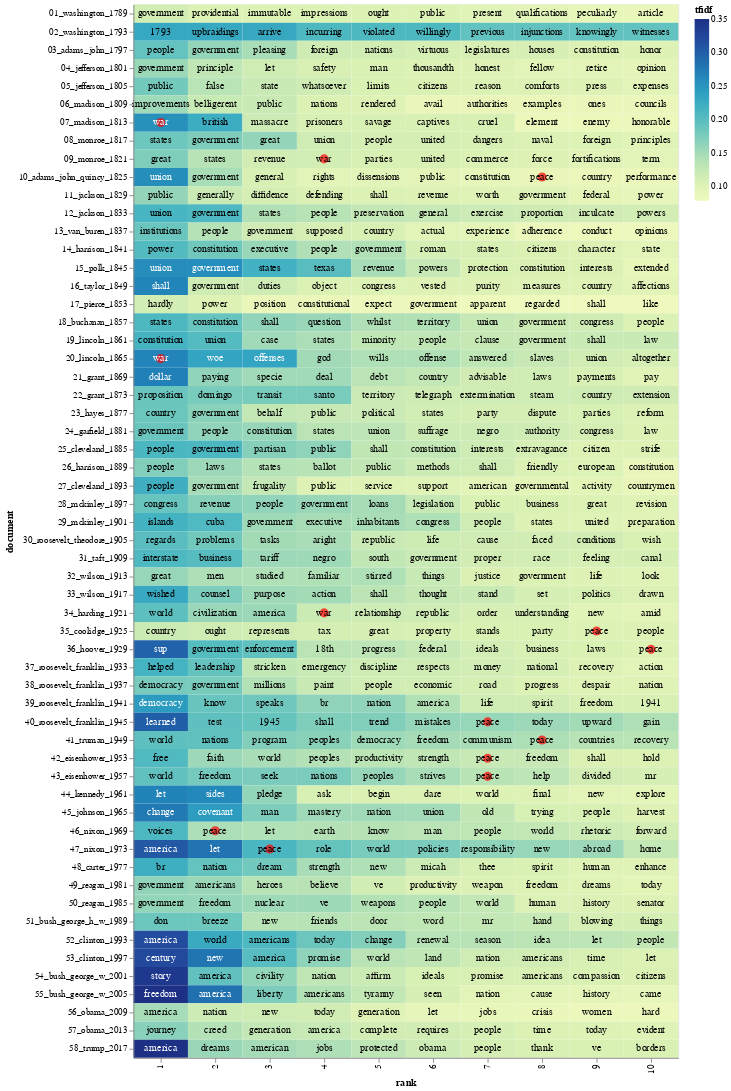

Notebook source saved alongside this figure:
### Markdown cell above
Let's make a heatmap that shows the highest TF-IDF scoring words for each president, and let's put a red dot next to two terms of interest: "war" and "peace":

The code below was contributed by [Eric Monson](https://github.com/emonson). Thanks, Eric!

### Code cell
import altair as alt
import numpy as np

# Terms in this list will get a red dot in the visualization
term_list = ['war', 'peace']

# adding a little randomness to break ties in term ranking
top_tfidf_plusRand = top_tfidf.copy()
top_tfidf_plusRand['tfidf'] = top_tfidf_plusRand['tfidf'] + np.random.rand(top_tfidf.shape[0])*0.0001

# base for all visualizations, with rank calculation
base = alt.Chart(top_tfidf_plusRand).encode(
    x = 'rank:O',
    y = 'document:N'
).transform_window(
    rank = "rank()",
    sort = [alt.SortField("tfidf", order="descending")],
    groupby = ["document"],
)

# heatmap specification
heatmap = base.mark_rect().encode(
    color = 'tfidf:Q'
)

# red circle over terms in above list
circle = base.mark_circle(size=100).encode(
    color = alt.condition(
        alt.FieldOneOfPredicate(field='term', oneOf=term_list),
        alt.value('red'),
        alt.value('#FFFFFF00')
    )
)

# text labels, white for darker heatmap colors
text = base.mark_text(baseline='middle').encode(
    text = 'term:N',
    color = alt.condition(alt.datum.tfidf >= 0.23, alt.value('white'), alt.value('black'))
)

# display the three superimposed visualizations
(heatmap + circle + text).properties(width = 600)

### Figure 1 — Vega-Lite specification as saved in the notebook (floating-point values rounded to 4 significant figures; data arrays with more than 128 entries replaced by an {"elided": "..."} marker saying what was removed)
{"config": {"view": {"continuousWidth": 400, "continuousHeight": 300}}, "layer": [{"mark": "rect", "encoding": {"color": {"field": "tfidf", "type": "quantitative"}, "x": {"field": "rank", "type": "ordinal"}, "y": {"field": "document", "type": "nominal"}}, "transform": [{"window": [{"op": "rank", "field": "", "as": "rank"}], "groupby": ["document"], "sort": [{"field": "tfidf", "order": "descending"}]}]}, {"mark": {"type": "circle", "size": 100}, "encoding": {"color": {"condition": {"value": "red", "test": {"field": "term", "oneOf": ["war", "peace"]}}, "value": "#FFFFFF00"}, "x": {"field": "rank", "type": "ordinal"}, "y": {"field": "document", "type": "nominal"}}, "transform": [{"window": [{"op": "rank", "field": "", "as": "rank"}], "groupby": ["document"], "sort": [{"field": "tfidf", "order": "descending"}]}]}, {"mark": {"type": "text", "baseline": "middle"}, "encoding": {"color": {"condition": {"value": "white", "test": "(datum.tfidf >= 0.23)"}, "value": "black"}, "text": {"field": "term", "type": "nominal"}, "x": {"field": "rank", "type": "ordinal"}, "y": {"field": "document", "type": "nominal"}}, "transform": [{"window": [{"op": "rank", "field": "", "as": "rank"}], "groupby": ["document"], "sort": [{"field": "tfidf", "order": "descending"}]}]}], "data": {"name": "data-c8a89f6db06d398c91ed4ac45e470567"}, "width": 600, "$schema": "https://vega.github.io/schema/vega-lite/v4.17.0.json", "datasets": {"data-c8a89f6db06d398c91ed4ac45e470567": {"elided": "580 records"}}}
